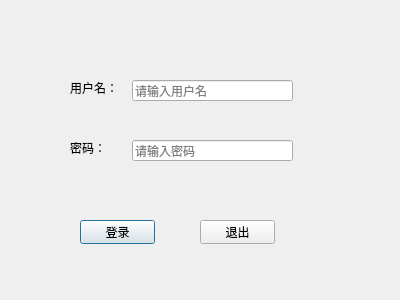
<?xml version="1.0" encoding="UTF-8"?>
<ui version="4.0">
 <class>LoginDialog</class>
 <widget class="QDialog" name="LoginDialog">
  <property name="geometry">
   <rect>
    <x>0</x>
    <y>0</y>
    <width>400</width>
    <height>300</height>
   </rect>
  </property>
  <property name="windowTitle">
   <string>Dialog</string>
  </property>
  <widget class="QLabel" name="label">
   <property name="geometry">
    <rect>
     <x>70</x>
     <y>80</y>
     <width>53</width>
     <height>16</height>
    </rect>
   </property>
   <property name="text">
    <string>用户名：</string>
   </property>
  </widget>
  <widget class="QLabel" name="label_2">
   <property name="geometry">
    <rect>
     <x>70</x>
     <y>140</y>
     <width>53</width>
     <height>16</height>
    </rect>
   </property>
   <property name="text">
    <string>密码：</string>
   </property>
  </widget>
  <widget class="QLineEdit" name="usrLineEdit">
   <property name="geometry">
    <rect>
     <x>132</x>
     <y>80</y>
     <width>161</width>
     <height>21</height>
    </rect>
   </property>
   <property name="placeholderText">
    <string>请输入用户名</string>
   </property>
  </widget>
  <widget class="QLineEdit" name="pwdLineEdit">
   <property name="geometry">
    <rect>
     <x>132</x>
     <y>140</y>
     <width>161</width>
     <height>21</height>
    </rect>
   </property>
   <property name="echoMode">
    <enum>QLineEdit::Password</enum>
   </property>
   <property name="placeholderText">
    <string>请输入密码</string>
   </property>
  </widget>
  <widget class="QPushButton" name="loginBtn">
   <property name="geometry">
    <rect>
     <x>80</x>
     <y>220</y>
     <width>75</width>
     <height>24</height>
    </rect>
   </property>
   <property name="text">
    <string>登录</string>
   </property>
  </widget>
  <widget class="QPushButton" name="exitBtn">
   <property name="geometry">
    <rect>
     <x>200</x>
     <y>220</y>
     <width>75</width>
     <height>24</height>
    </rect>
   </property>
   <property name="text">
    <string>退出</string>
   </property>
  </widget>
 </widget>
 <resources/>
 <connections>
  <connection>
   <sender>exitBtn</sender>
   <signal>clicked()</signal>
   <receiver>LoginDialog</receiver>
   <slot>close()</slot>
   <hints>
    <hint type="sourcelabel">
     <x>237</x>
     <y>231</y>
    </hint>
    <hint type="destinationlabel">
     <x>199</x>
     <y>149</y>
    </hint>
   </hints>
  </connection>
 </connections>
</ui>
